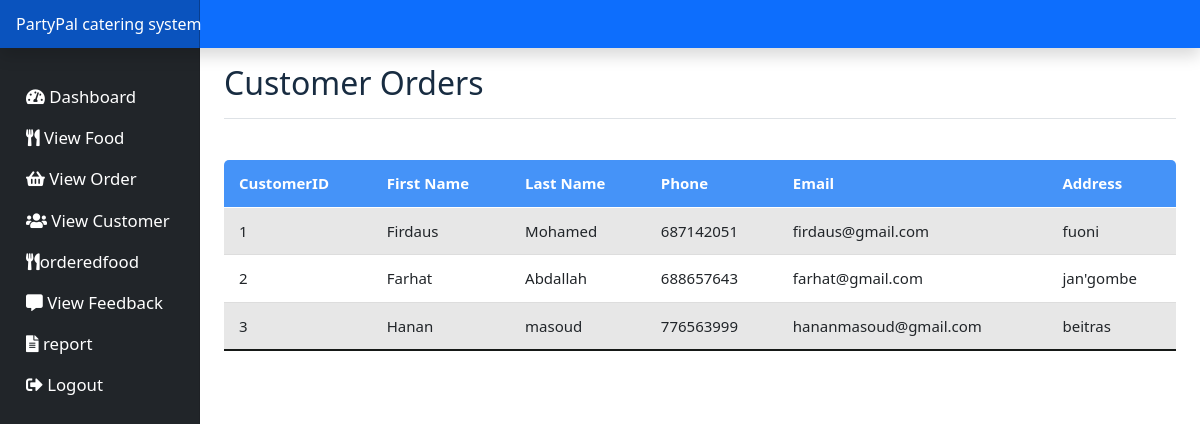
The app's page /caterer/customer.php (signed in) with its own data.
### tables this page shows
CREATE TABLE `customer` (
  `CustomerID` int(11) NOT NULL,
  `firstName` varchar(200) NOT NULL,
  `lastName` varchar(200) NOT NULL,
  `password` varchar(50) NOT NULL,
  `phone` int(11) NOT NULL,
  `email` varchar(50) NOT NULL,
  `address` varchar(50) NOT NULL,
  `role` enum('customer') NOT NULL
);

### caterer/customer.php (the view, shortened to what this page needs)
<?php
include_once("connection.php");
$email = $_SESSION['email'];
$query = "SELECT catererID FROM caterers WHERE email = :email";
$stmt = $conn->prepare($query);
$stmt->bindParam(':email', $email, PDO::PARAM_STR);
$stmt->execute();
$catererID = $stmt->fetchColumn();
?>
<!doctype html>
<html lang='en'>
<head>
    <link href='assets/dist/css/bootstrap.min.css' rel='stylesheet'>
    <link href='assets/dashboard.css' rel='stylesheet'>
</head>
<body>
<?php include_once('header.php'); ?>
<div class='container-fluid'>
    <div class='row'>
        <?php include_once('sidenav.php'); ?>
        <main class='col-md-9 ms-sm-auto col-lg-10 px-md-4'>
            <div class='d-flex justify-content-between flex-wrap flex-md-nowrap align-items-center pt-3 pb-2 mb-3 border-bottom'>
                <h1 class='h2'>Customer Orders</h1>
            </div>
            <div class='table-responsive'>
                <table class='table table-striped table-sm'>
                    <thead>
                    <tr>
                        <th scope='col'>CustomerID</th>
                        <th scope='col'>First Name</th>
                        <th scope='col'>Last Name</th>
                        <th scope='col'>Phone</th>
                        <th scope='col'>Email</th>
                        <th scope='col'>Address</th>
                    </tr>
                    </thead>
                    <tbody>
                    <?php
                    $query = "
                        SELECT DISTINCT c.customerID, c.firstName, c.lastName, c.phone, c.email, c.address
                        FROM customer c
                        JOIN orders o ON c.customerID = o.CustomerID
                        JOIN orderfood of ON o.OrderID = of.OrderID
                        JOIN food f ON of.FoodID = f.FoodID
                        WHERE f.catererID = :catererID
                    ";
                    $stmt = $conn->prepare($query);
                    $stmt->bindParam(':catererID', $catererID, PDO::PARAM_INT);
                    $stmt->execute();
                    $n = 1;
                    while ($row = $stmt->fetch(PDO::FETCH_ASSOC)) {
                        echo '<tr>';
                        echo '<td>'.$n.'</td>';
                        echo '<td>'.htmlspecialchars($row['firstName']).'</td>';
                        echo '<td>'.htmlspecialchars($row['lastName']).'</td>';
                        echo '<td>'.htmlspecialchars($row['phone']).'</td>';
                        echo '<td>'.htmlspecialchars($row['email']).'</td>';
                        echo '<td>'.htmlspecialchars($row['address']).'</td>';
                        echo '</tr>';
                        $n++;
                    }
                    ?>
                    </tbody>
                </table>
            </div>
        </main>
    </div>
</div>
</body>
</html>

### caterer/assets/dashboard.css (style rules this page uses)
body { font-size: .875rem; }
.table { border-collapse: collapse; margin: 25px 0; font-size: 15px; min-width: 100%; overflow: hidden; border-radius: 5px 5px 0 0; }
table thead tr { color: #fff; background: #4593f8; text-align: left; font-weight: bold; }
.table th, .table td { padding: 12px 15px; }
.table tbody tr { border-bottom: 1px solid #ddd; }
.table tbody tr:nth-of-type(odd) { background: #f3f3f3; }
.table tbody tr:last-of-type { border-bottom: 2px solid #161917; }

### records on screen
customer: firstName "Firdaus", lastName "Mohamed", phone "687142051", email "firdaus@gmail.com", address "fuoni"
customer: firstName "Farhat", lastName "Abdallah", phone "688657643", email "farhat@gmail.com", address "jan'gombe"
customer: firstName "Hanan", lastName "masoud", phone "776563999", email "hananmasoud@gmail.com", address "beitras"
